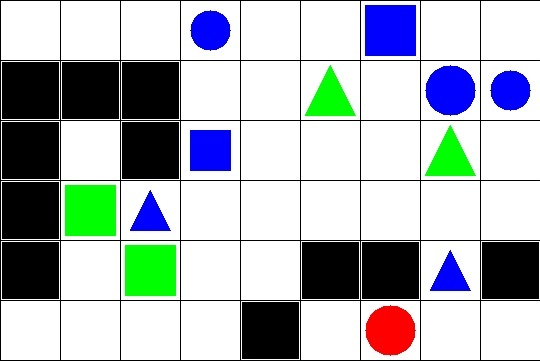
#> input picture run2/prj/algo/test_image4.jpg, 540 x 361 px
$ python algo.py   (Python 2 division)   (older library calls are emulated)
#> lines starting #> are read from the running program, lines starting #| are printed output that depends on the picture
#make the graph for the dimensions of (9x6)
import cv2
import numpy as np
import time


graph = []                  #'1' based index but its constituents are absolute
parent = []
objects_position = []
V = 54     #No of vertices in the grid
details_source = []


'''
*Function Name: find_position
*Input: x coordinate,y coordinate,number of rows,no of columns,number of rows or columns
*Output: position number in the grid
*Logic: Finds out in which grid point it belongs to(out of 1 to 100)
*Example Call:find_position(3,4,10,10,10)
'''
#edited
def find_position(x,y,r,c,no_rows,no_cols):
    x_pos = None
    y_pos = None
    pos = None

    for i in range(no_cols):
        if x>(c/no_cols)*i and x<(i+1)*(c/no_cols):
            x_pos = i
            break

    for i in range(no_rows):
        if y>(r/no_rows)*i and y<(i+1)*(r/no_rows):
            y_pos = i
            break

    pos = x_pos + 1 + no_cols*y_pos
    return pos


'''
*Function Name: find_details
*Input: position
*Output: (color,shape) of the object in that position
*Logic: matches the position with all the positions available in the variable details_source
*Example Call: find_details(44)
'''
#edited
def find_details(pos):
    for x in details_source:
        if x['position'] == pos:
            color = x['color']
            shape = x['shape']
            return (color,shape)


'''
*Function Name: compare
*Input: two points p1 and p2
*Output: route betweent the two points
*Logic: it uses dijkistra's algorithm to find the shortest route between two points
*Example Call: compare(11,22)
'''
#edited
def compare(p1,p2):
    global graph,parent

    #for adjacent objects
    if(find_details(p1) == find_details(p2) and (abs(p1-p2) == 9 or abs(p1-p2) == 1)):
        return[p2,p1]

    #inserting the points
    insert_point(p1)
    insert_point(p2)

    #reset parent list
    for x in range(55):
        parent[x] = -1

    dijkistra(graph,p1)

    #deleting the points after algo
    delete_point(p1)
    delete_point(p2)
    return ext_route(p2)


'''
*Function Name: delete_point
*Input: position
*Output: NULL
*Logic: it deletes the required point from the grid
*Example Call: delete_point(33)
'''
#edited
#eliminates the point from the grid(use it to remove obstacle)
def delete_point(pos):
    #delete the element(empty the point elements-but donot delete it)
    #find it's adjacent points and eliminate the point from it
    global graph
    #print "should delete"+str(pos)
    #print "values at "+str(pos)+" : "+str(graph[pos-1])
    for x in graph[pos]:
        #print "-> "+str(graph[x-1])
        graph[x].remove(pos)
    graph[pos] = []

'''
*Function Name:insert_point
*Input: position
*Output: NULL
*Logic: it adds the point to the grid
*Example:insert_point(4)
'''

def insert_point(x):
    global objects_position
    temp = []
    if(x%9 != 1):                          #left sided objects
        try:
            objects_position.index(x-1)
        except ValueError:
            temp.append(x-1)
            graph[x-1].append(x)
        else:
            pass
    if(x%9 != 0):                          #right sided objects
        try:
            objects_position.index(x+1)
        except ValueError:
            temp.append(x+1)
            graph[x+1].append(x)
        else:
            pass
    if(x-9 >0 and x-9<55):               #for objects in between
        try:
            objects_position.index(x-9)
        except ValueError:
            temp.append(x-9)
            graph[x-9].append(x)
        else:
            pass
    if(x+9 >0 and x+9<55):
        try:
            objects_position.index(x+9)
        except ValueError:
            temp.append(x+9)
            graph[x+9].append(x)
        else:
            pass
    graph[x] = temp
    #print 'inserted at '+str(x)+" "+ str(temp)


'''
*Function Name: ext_route
*Input: point
*Output: return the route
*Logic: it finds the parent node or point from the parent array
*Example: ext_route(55)
'''
#edited
#routes the distance in backward direction
def ext_route(ptr):
    global parent
    route = []
    reroute = []
    route.append(ptr)

    while(parent[ptr]>0):
        route.append(parent[ptr][0])
        ptr = parent[ptr][0]
    for x in range(1,len(route)+1):
        reroute.append(route[-x])
    return reroute


'''
*Function Name: position_xy
*Input: position on grid
*Output: return the (x,y) coordinate of the position given as input
*Logic: calculate the x,y coordinate according to the given point
*Example: position_xy(48)
'''
#find the coordinates if provided with the position
#edited
def position_xy(p):
    if(p%9 == 0):
        y = p/9
    else:
        y = (p/9)+1

    if(p%9 != 0):
        x = p%9
    else:
        x = 9
    return (x,y)

'''
*Function Name: manhattan
*Input: points p1 and p2
*Output: return the manhattan distance between the two points
*Logic: manhattan distance is the sum of distance taken along the x axis and y axis in the coordinate plane
*Example: manhattan((1,6),(2,8))
'''
#edited
#finds the manhattan distance
def manhattan(p1,p2):
    xdiff = abs(position(p1)[0]-position(p2)[0])
    ydiff = abs(position(p1)[1]-position(p2)[1])
    return (xdiff,ydiff)

'''
*Function Name:graph_dist
*Input: graph,point p1,point p2
*Output: returns 1 if there is a link
*Logic: returns 1 if there is a link between the two points given as input
*Example:graph_dist(graph,5,6)
'''
#graph[u][v] == distance between vertices u and v
def graph_dist(graph,p1,p2):
    for x in graph[p1]:
        if x == p2:
            return 1
    '''
    for x in range(len(graph[p1-1])):
        output = 0
        if(graph[p1-1][x] == p2):
            return 1
    #return output
    '''

'''
*Function Name:minDistance
*Input: two arrays named dist(distance array) and sptSet(shortest path set)
*Output: the minimum distance using the distance array and shorest path set
*Logic: It is a utility function of the dijkistra's algorithm
*Example:minDistance(dist,sptSet)
'''

#finds the minimum distance(code part of dijkistra's algo)
def minDistance(dist,sptSet):
    min = 999
    global V
    for v in range(V+1):
        if (sptSet[v] == 0 and dist[v] <= min):
            min = dist[v]
            min_index = v
    return min_index


'''
*Function Name:dijkistra
*Input:graph and source point
*Output:Applies the dijkistra algorithm to find the shortest distances
*Logic: It is a graph algorithm used to calculate the least distance to all other points in the grid
*Example: dijkistr(graph,45)
'''

#main dijkistra's function
def dijkistra(graph,src):
    global V
    dist = []
    sptSet = []

    for i in range(V+1):
        dist.append(999)
        sptSet.append(0)

    dist[src] = 0
    for count in range(1,V):
        u = minDistance(dist,sptSet)
        sptSet[u] = 1
        for v in range(1,V+1):
            if((not sptSet[v]) and graph_dist(graph,u,v) and dist[u] != 999 and dist[u]+graph_dist(graph,u,v) < dist[v]):
               dist[v] = dist[u]+graph_dist(graph,u,v)
               parent[v] = [u]


#initialisation
#src_img: used to store the image
src_img = cv2.imread('test_image4.jpg',cv2.IMREAD_COLOR)
#> src_img is the input picture: shape (361, 540, 3); mean B, G, R 185.3, 182.6, 175
#rows,columns,_: used to store the dimensions of the image
rows,columns,_ = src_img.shape #finding the dimensions
#> rows = 361; columns = 540
#blur_img: used to save the blurred image
blur_img = cv2.GaussianBlur(src_img,(5,5),0)#blur
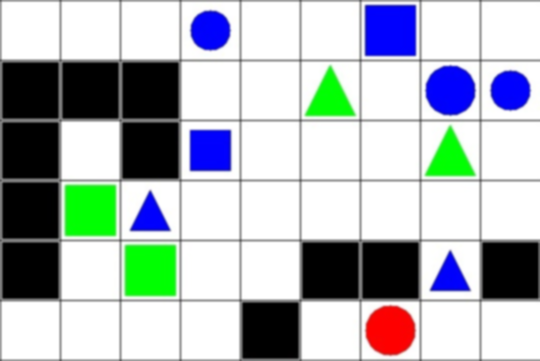
#> blur_img: shape (361, 540, 3); mean B, G, R 185.9, 183.1, 175.5
#img: used to save the final image used for further processing
img = cv2.cvtColor(blur_img,cv2.COLOR_BGR2HSV)#cvtcolor
#> img: shape (361, 540, 3); mean H, S, V 16.9, 27, 198.4
cv2.imshow('input',src_img)

#used to save the mask items
mask=[0,0,0,0]
#used to save the temp
img_temp=[0,0,0,0]
#values are in order of red,green,blue,yellow
#values: used to store the color ranges
values=((0,211,0),(15,255,255),(42,134,0),(79,255,255),(68,124,23),(143,255,255),(0,0,0),(180,255,3))

#applying four times in order to apply transformation on red, blue, green and black objects
for x in range(4):

    #color filtering
    mask[x] = cv2.inRange(img,values[2*x],values[(2*x)+1])
    #opening
    mask[x] = cv2.erode(mask[x],np.ones((5,5),np.uint8),iterations = 1)
    mask[x] = cv2.dilate(mask[x],np.ones((5,5),np.uint8),iterations = 1)
    #closing
    mask[x] = cv2.erode(mask[x],np.ones((5,5),np.uint8),iterations = 1)
    mask[x] = cv2.dilate(mask[x],np.ones((5,5),np.uint8),iterations = 1)
#> after the loop, mask = 4 items

for x in range(4):#red,green,blue,black(obstacle)
    #finding contours of the thresholded image
    contours,hierachy = cv2.findContours(mask[x],cv2.RETR_TREE,cv2.CHAIN_APPROX_SIMPLE)
    img_temp[x] = np.ones((400,400),np.uint8)#empty image to display the result

    for no in range(len(contours)):
        if cv2.contourArea(contours[no])<200:
            continue
        #centroid
        M = cv2.moments(contours[no])
        #cx,cy: x and y coordinates of the centroid
        cx = int(M['m10']/M['m00'])
        cy = int(M['m01']/M['m00'])
        position = find_position(cx,cy,rows,columns,no_rows=6,no_cols=9)

        #min area rectangle
        rect = cv2.minAreaRect(contours[no])
        box = cv2.cv.BoxPoints(rect)
        box = np.int0(box)

        #finding the ratio of areas
        area_ratio = cv2.contourArea(contours[no])/cv2.contourArea(box)

        #text for output image
        shape = 'none'
        if (area_ratio > 0.95):
            shape = '4-sided'
        elif (area_ratio>0.65) & (area_ratio<0.95):
            shape = 'Circle'
        elif (area_ratio<0.65):
            shape = 'Triangle'

        #draw on the new image
        cv2.putText(img_temp[x],shape,(cx,cy),cv2.FONT_HERSHEY_SCRIPT_SIMPLEX,1,(255,255,255),2)
        cv2.drawContours(img_temp[x], contours,-1, (255,255,255), 2)

        color_name = None
        if (x==0):
            color_name = 'red'
        elif(x==1):
            color_name = 'green'
        elif(x==2):
            color_name = 'blue'
        elif(x==3):
            color_name = 'black'
        #adds details regarding the objects in the image based on the processing done above
        info={'position':position,'shape':shape,'color':color_name,'contour_area':cv2.contourArea(contours[no]),'min_area':cv2.contourArea(box)}
        details_source.append(info)
#> after the loop, details_source = 23 items; img_temp = 4 items

#first sorting the given image
for i in range(len(details_source)-1):
    for j in range(i,len(details_source)):
        if(details_source[i]['position']>details_source[j]['position']):
            t = details_source[i]
            details_source[i] = details_source[j]
            details_source[j] = t
#> this loop made 22 passes
#print '\nafter sorting SOURCE'

'''
#code for printing the output of all the objects in the image
for x in range(len(details_source)):
    print details_source[x]
'''
#code for making the output1
output1=[]
for x in details_source:
    objects_position.append(x['position'])
#> this loop made 23 passes
#> after the loop, objects_position = [4, 7, 10, 11, 12, 15, 17, 18, 19, 21, 22, 26, 28, 29, 30, 37, 39, 42, 43, 44, 45, 50, 52]


for x in details_source:
    alpha = int(x['position'])
    output1.append(position_xy(alpha))
#> this loop made 23 passes
#> (alpha, y in position_xy) on passes 1 to 12: (4, 1), (7, 1), (10, 2), (11, 2), (12, 2), (15, 2), (17, 2), (18, 2), (19, 3), (21, 3), (22, 3), (26, 3)
#> after the loop, output1 = [(4, 1), (7, 1), (1, 2), (2, 2), (3, 2), (6, 2), (8, 2), (9, 2), (1, 3), (3, 3), (4, 3), (8, 3), (1, 4), (2, 4), (3, 4), (1, 5), (3, 5), (6, 5), (7, 5), (8, 5), (9, 5), (5, 6), (7, 6)]


#code for converting grid to graph(initialisation)
#defining boundaries for the grid
#edited
graph.append(-1)
for x in range(1,55):
    temp = []
    if(x%9 != 1):          #left condition
        temp.append(x-1)
    if(x%9 != 0):          #right condition
        temp.append(x+1)
    if(x-9 >0 and x-9<55):
        temp.append(x-9)
    if(x+9 >0 and x+9<55):
        temp.append(x+9)

    graph.append(temp)


for x in range(55):
    parent.append(-1)

'''
#code for printing graph
for x in range(len(graph)):
    print str(x)+" : "+str(graph[x])
 '''

'''
#code for printing the parent matrix
print "\n the parent matrix is"
for x in range(len(parent)):
    print str(x)+"'s  ->  "+str(parent[x])

'''

#code for deleting all the obstacles from the grid
for x in range(len(details_source)):
    #if(details_source[x]['color'] == 'black'):
    delete_point(details_source[x]['position'])

print compare(27,46)
#> the loop in find_details, `for x in details_source:` made 23 passes
#> the loop in find_details (call 2), `for x in details_source:` made 23 passes
#> (the run stopped early here; a loop or call above may not have finished)

$ run again, with run2/prj/algo/test_image1.jpg copied over run2/prj/algo/test_image4.jpg
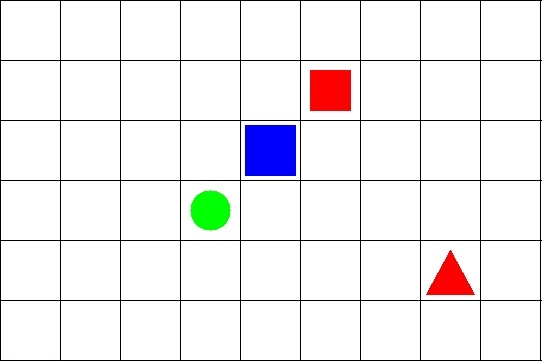
#> input picture run2/prj/algo/test_image1.jpg, 542 x 361 px
#> src_img is the input picture: shape (361, 542, 3); mean B, G, R 239.9, 238.3, 240.1
#> `blur_img = cv2.GaussianBlur(src_img,(5,5),0)#blur`:
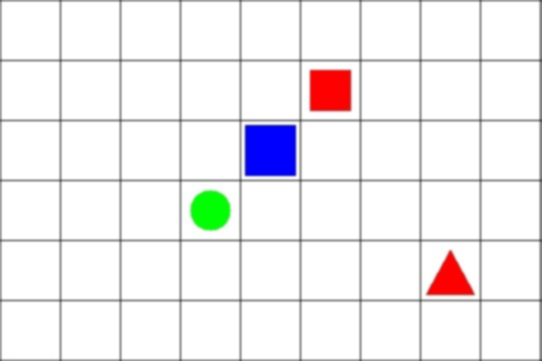
#> blur_img: shape (361, 542, 3); mean B, G, R 240.4, 238.8, 240.6
#> img: shape (361, 542, 3); mean H, S, V 4.6, 8.6, 245.4
#> after the loop `for x in range(4):`: mask = 4 items
#> the loop `for i in range(len(details_source)-1):` made 3 passes
#> the loop `for x in details_source:` made 4 passes
#> after the loop `for x in details_source:`: objects_position = [15, 23, 31, 44]
#> the loop `for x in details_source:` made 4 passes
#> alpha on passes 1 to 4: 15, 23, 31, 44
#> after the loop `for x in details_source:`: output1 = [(6, 2), (5, 3), (4, 4), (8, 5)]
#> the loop `for x in range(len(details_source)): #if(details_source[x]['color'] ==..` made 4 passes
#> the loop in find_details, `for x in details_source:` made 4 passes
#> the loop in find_details (call 2), `for x in details_source:` made 4 passes

$ run again, with run2/prj/algo/test_image2.jpg copied over run2/prj/algo/test_image4.jpg
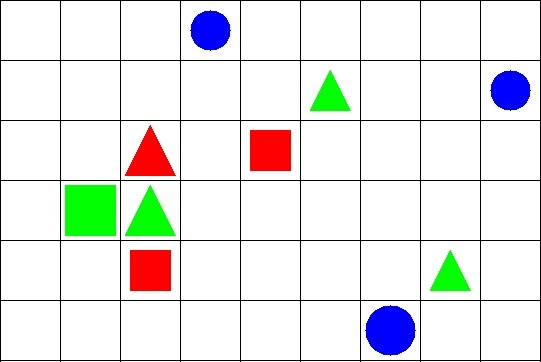
#> input picture run2/prj/algo/test_image2.jpg, 541 x 362 px
#> src_img is the input picture: shape (362, 541, 3); mean B, G, R 231.5, 233.2, 231.9
#> `blur_img = cv2.GaussianBlur(src_img,(5,5),0)#blur`:
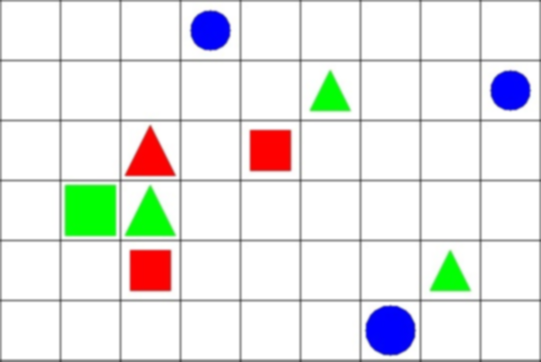
#> blur_img: shape (362, 541, 3); mean B, G, R 231.9, 233.6, 232.2
#> img: shape (362, 541, 3); mean H, S, V 10.3, 19.1, 244.8
#> after the loop `for x in range(4):`: mask = 4 items
#> after the loop `for x in range(4):#red,green,blue,black(obstacle)`: details_source = 10 items; img_temp = 4 items
#> the loop `for i in range(len(details_source)-1):` made 9 passes
#> the loop `for x in details_source:` made 10 passes
#> after the loop `for x in details_source:`: objects_position = [4, 15, 18, 21, 23, 29, 30, 39, 44, 52]
#> the loop `for x in details_source:` made 10 passes
#> alpha on passes 1 to 8: 4, 15, 18, 21, 23, 29, 30, 39
#> after the loop `for x in details_source:`: output1 = [(4, 1), (6, 2), (9, 2), (3, 3), (5, 3), (2, 4), (3, 4), (3, 5), (8, 5), (7, 6)]
#> the loop `for x in range(len(details_source)): #if(details_source[x]['color'] ==..` made 10 passes
#> the loop in find_details, `for x in details_source:` made 10 passes
#> the loop in find_details (call 2), `for x in details_source:` made 10 passes

$ run again, with run2/prj/algo/test_image3.jpg copied over run2/prj/algo/test_image4.jpg
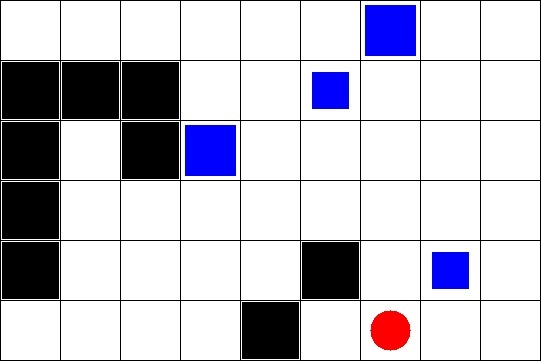
#> input picture run2/prj/algo/test_image3.jpg, 541 x 361 px
#> src_img is the input picture: shape (361, 541, 3); mean B, G, R 205, 195.2, 196.8
#> `blur_img = cv2.GaussianBlur(src_img,(5,5),0)#blur`:
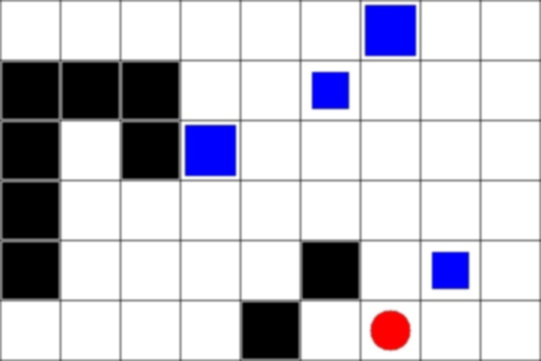
#> blur_img: shape (361, 541, 3); mean B, G, R 205.7, 195.9, 197.5
#> img: shape (361, 541, 3); mean H, S, V 7.8, 12, 207.3
#> after the loop `for x in range(4):`: mask = 4 items
#> after the loop `for x in range(4):#red,green,blue,black(obstacle)`: details_source = 14 items; img_temp = 4 items
#> the loop `for i in range(len(details_source)-1):` made 13 passes
#> the loop `for x in details_source:` made 14 passes
#> after the loop `for x in details_source:`: objects_position = [7, 10, 11, 12, 15, 19, 21, 22, 28, 37, 42, 44, 50, 52]
#> the loop `for x in details_source:` made 14 passes
#> alpha on passes 1 to 8: 7, 10, 11, 12, 15, 19, 21, 22
#> after the loop `for x in details_source:`: output1 = [(7, 1), (1, 2), (2, 2), (3, 2), (6, 2), (1, 3), (3, 3), (4, 3), (1, 4), (1, 5), (6, 5), (8, 5), (5, 6), (7, 6)]
#> the loop `for x in range(len(details_source)): #if(details_source[x]['color'] ==..` made 14 passes
#> the loop in find_details, `for x in details_source:` made 14 passes
#> the loop in find_details (call 2), `for x in details_source:` made 14 passes
